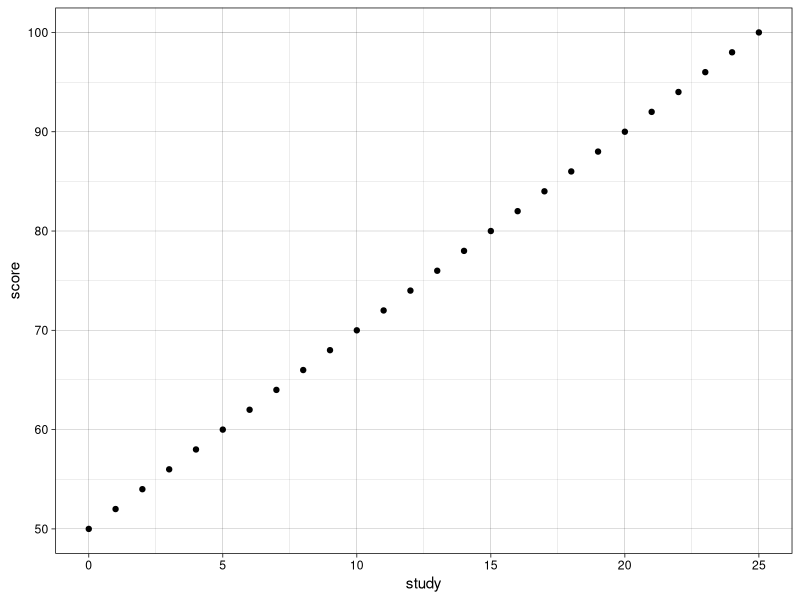
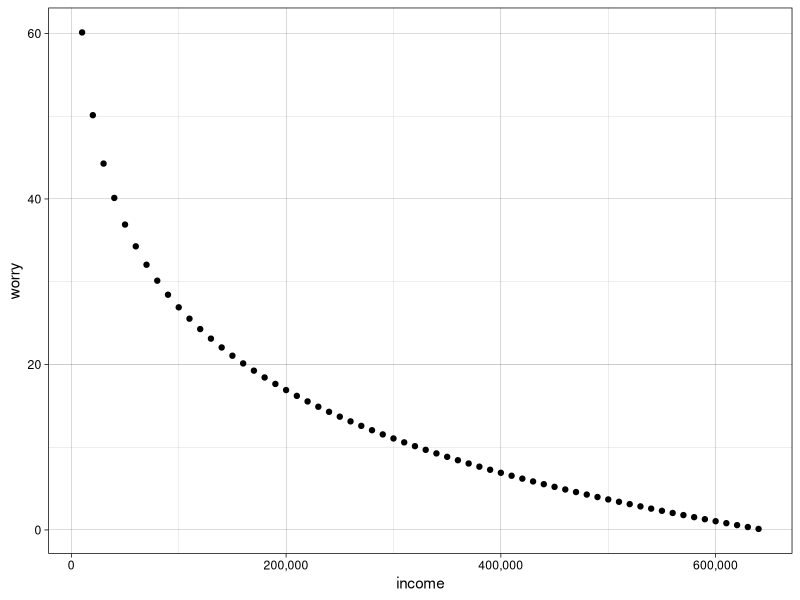
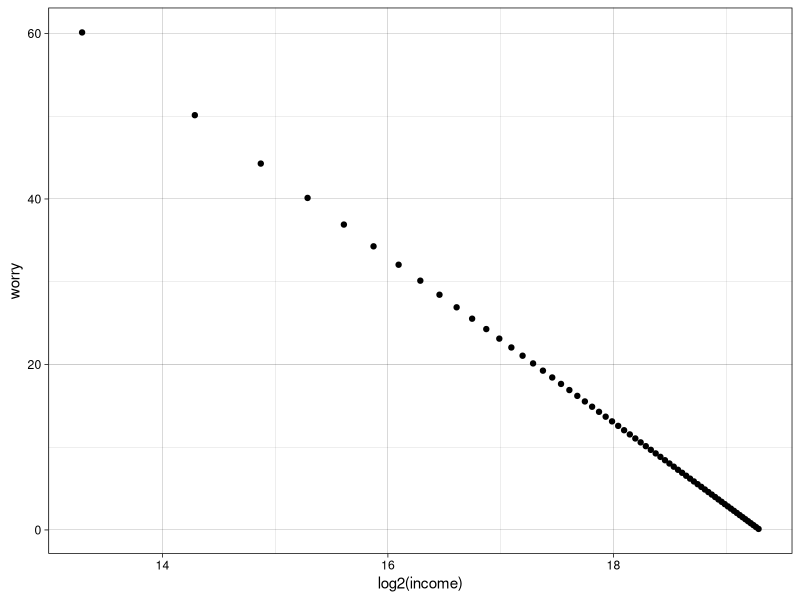
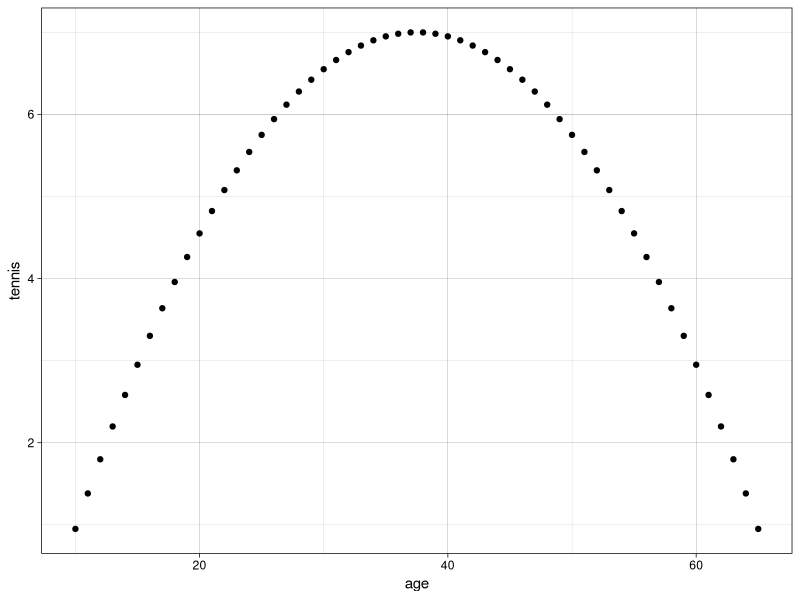

Write R code to recreate these figures, in order.
## ---- chunk 1
knitr::opts_chunk$set(echo = TRUE)
#knitr::knit_engines$set(python = reticulate::eng_python) 
## ---- chunk 2
library(tidyverse)

study_data <- tibble(study = seq(0, 25, by=1)) |>
  mutate(score = 50 + study*2)

ggplot(study_data) +
  geom_point(aes(x = study, y = score)) +
  theme_linedraw()
## ---- chunk 3
study_model <- lm(score ~ study, data = study_data)

summary(study_model)
## ---- chunk 4
rider_data = tibble(density = seq(1000, 50000, by = 100)) |>
  mutate(riders = round(-2 + 0.005*density + rnorm(491, mean = 0, sd = 2)))
## ---- chunk 5
rider_model <- lm(riders ~ density, data = rider_data)

summary(rider_model)
## ---- chunk 6
rider_data <- rider_data |>
  mutate(density_centered = density - mean(density))
## ---- chunk 7
rider_model <- lm(riders ~ density_centered, data = rider_data)

summary(rider_model)
## ---- chunk 8
rider_data <- rider_data |>
  mutate(density_centered_scaled = density_centered/1000)
## ---- chunk 9
rider_model <- lm(riders ~ density_centered_scaled, data = rider_data)

summary(rider_model)
## ---- chunk 10
worry_data = tibble(income = seq(10000, 640000,by = 10000)) |>
  mutate(worry = 193 - 10*log2(income))

ggplot(worry_data) +
  geom_point(aes(x = income, y = worry)) +
  scale_x_continuous(breaks = breaks <- seq(0, 600000, by = 200000),
                     labels = formatC(breaks, big.mark = ",", format = "d")) +
  theme_linedraw()
## ---- chunk 11
worry_model <- lm(worry ~ income, data = worry_data)

summary(worry_model)
## ---- chunk 12
ggplot(worry_data) +
  geom_point(aes(x = log2(income), y = worry)) +
  theme_linedraw()
## ---- chunk 13
worry_model <- lm(worry ~ log(income, 2), data = worry_data)

summary(worry_model)
## ---- chunk 14
worry_model_10 <- lm(worry ~ log(income,10), data = worry_data)

summary(worry_model_10)
## ---- chunk 15
worry_model <- lm(worry ~ log(income), data = worry_data)

summary(worry_model)
## ---- chunk 16
tennis_data <- tibble(age = seq(10, 65, by = 1)) |>
  mutate(tennis = -4.25 + 0.6*age - 0.008*age^2)

ggplot(tennis_data) +
  geom_point(aes(x = age, y = tennis)) +
  theme_linedraw()
## ---- chunk 17
tennis_model <- lm(tennis ~ age, data = tennis_data)

summary(tennis_model)
## ---- chunk 18
tennis_data <- tennis_data |>
  mutate(age_squ = age^2)

tennis_model <- lm(tennis ~ age + age_squ, data = tennis_data)

summary(tennis_model)
## ---- chunk 19
(-0.6 + sqrt(0.6^2 - 4*-9.25*-0.008))/(2*-0.008)
## ---- chunk 20
(-0.6 - sqrt(0.6^2 - 4*-9.25*-0.008))/(2*-0.008)
